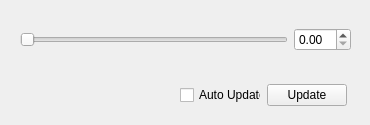
<?xml version="1.0" encoding="UTF-8"?>
<ui version="4.0">
 <class>AnimationTweaker</class>
 <widget class="QWidget" name="AnimationTweaker">
  <property name="geometry">
   <rect>
    <x>0</x>
    <y>0</y>
    <width>370</width>
    <height>125</height>
   </rect>
  </property>
  <property name="windowTitle">
   <string>Form</string>
  </property>
  <widget class="QWidget" name="horizontalLayoutWidget">
   <property name="geometry">
    <rect>
     <x>20</x>
     <y>0</y>
     <width>331</width>
     <height>80</height>
    </rect>
   </property>
   <layout class="QHBoxLayout" name="horizontalLayout">
    <item>
     <widget class="QSlider" name="paSlider">
      <property name="orientation">
       <enum>Qt::Horizontal</enum>
      </property>
     </widget>
    </item>
    <item>
     <widget class="QDoubleSpinBox" name="paSpinBox"/>
    </item>
   </layout>
  </widget>
  <widget class="QWidget" name="horizontalLayoutWidget_2">
   <property name="geometry">
    <rect>
     <x>180</x>
     <y>80</y>
     <width>167</width>
     <height>31</height>
    </rect>
   </property>
   <layout class="QHBoxLayout" name="horizontalLayout_2">
    <item>
     <widget class="QCheckBox" name="autoUpdateButton">
      <property name="text">
       <string>Auto Update</string>
      </property>
     </widget>
    </item>
    <item>
     <widget class="QPushButton" name="updateButton">
      <property name="text">
       <string>Update</string>
      </property>
     </widget>
    </item>
   </layout>
  </widget>
 </widget>
 <resources/>
 <connections/>
</ui>
